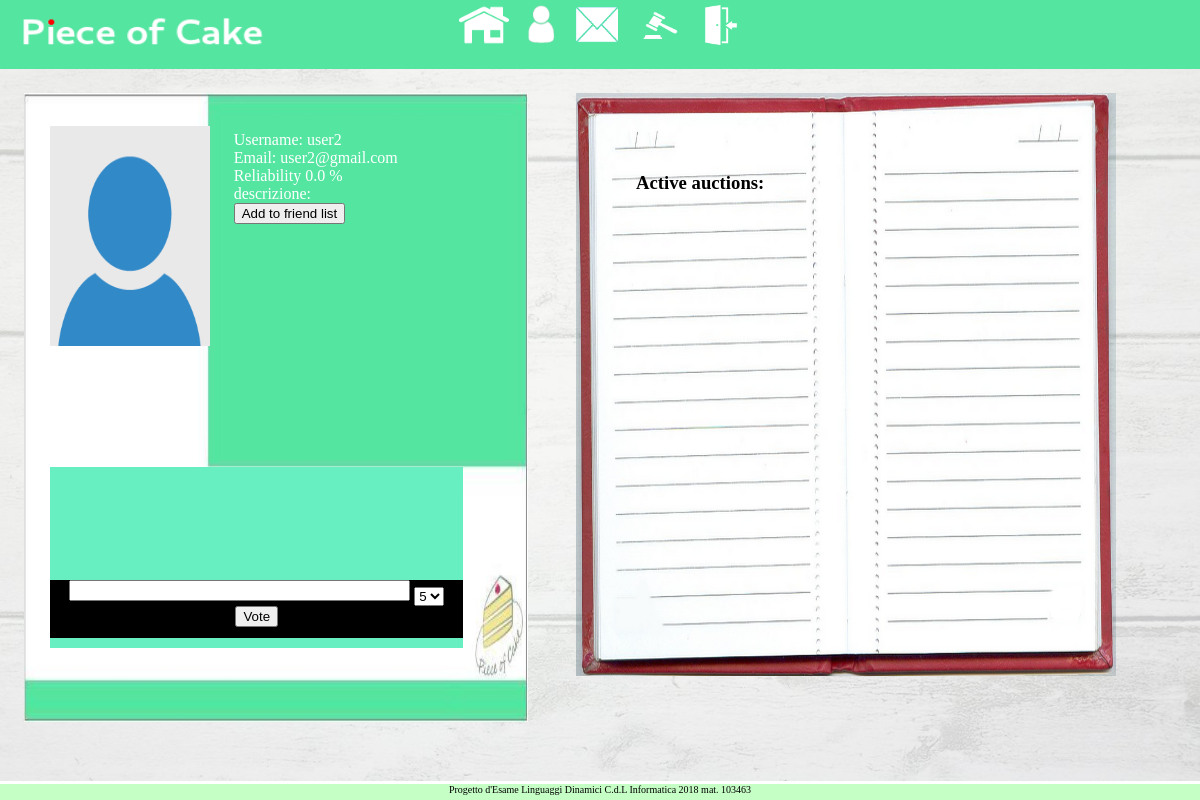
/webauction/accounts/profile/user2 (signed in), run on an earlier commit of the app's database.
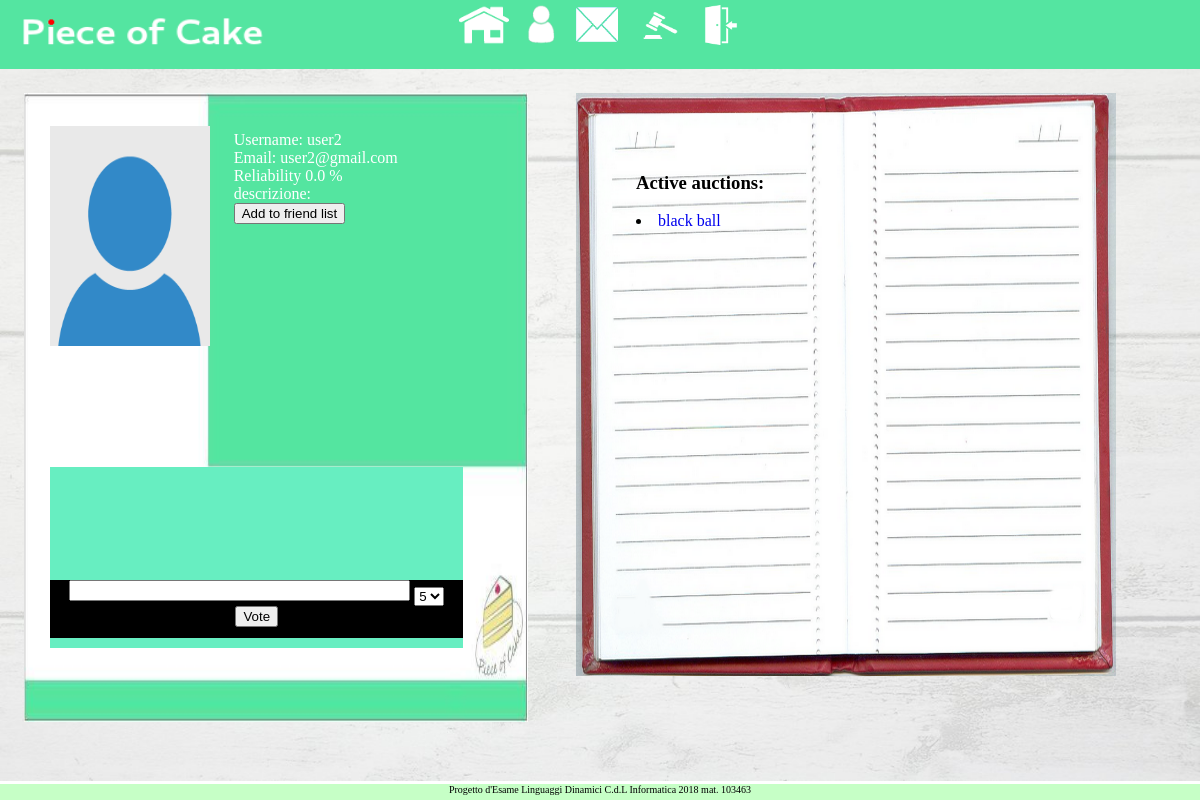
And on a later commit of the database.
### webauction/models.py (models this page shows, shortened)
class Auction(models.Model):
    seller = models.ForeignKey(User, related_name="seller", on_delete=models.CASCADE)
    title = models.CharField(max_length=100)
    image = models.ImageField(upload_to='auction_img/%Y/%m/%d/')
    description = models.CharField(max_length=5000)
    pub_date = models.DateTimeField(auto_now_add=True)
    expire_date = models.DateTimeField(default=datetime.datetime.now)
    min_price = models.DecimalField(max_digits=10, default=0, decimal_places=2)
    min_bid = models.DecimalField(max_digits=10, default=MIN_BID(), decimal_places=2)
    bid_count = models.IntegerField(default=0)
    last_bid_user = models.ForeignKey(User, null=True, related_name="last_bid_user", \
            on_delete=models.CASCADE)
    current_price = models.DecimalField(max_digits=10, default=0, decimal_places=2)
    active = models.BooleanField(default=True)
    category = models.CharField(max_length=50, default=('OT','Other'),
                                choices=CATEGORY_CHOICES)

### webauction/views.py (the view, shortened to what this page needs)
# urls.py: url(r'^accounts/profile/(?P<searched_username>.*)$', views.profile, name='profile'),
def profile(request, searched_username):
    if searched_username == '':
        searchedUser = request.user
    else:
        searchedUser = get_object_or_404(User, username=searched_username)
    userProfile = get_object_or_404(UserProfile, user=searchedUser)
    active_auction_list = Auction.objects.filter(Q(seller__exact=searchedUser),Q(active__exact=True))
    friendRequests_forward = FriendRequest.objects.filter(
                    Q(friend_of__exact=request.user), Q(accepted__exact=False))
    friendRequests_backward = FriendRequest.objects.filter(
                    Q(friend__exact=request.user), Q(accepted__exact=False))
    friends_forward = [ friendrequest.friend for friendrequest in friendRequests_forward ]
    friends_backward = [ friendrequest.friend_of for friendrequest in friendRequests_backward ]
    requestIsSent = False
    requestIsSentBack = False
    if searchedUser in friends_forward:
        requestIsSent = True
    if searchedUser in friends_backward:
        requestIsSentBack = True
    voteAlreadyExists = False
    existingVote = Vote.objects.filter(receiver=userProfile.user, sender=request.user)
    if len(existingVote) != 0:
        voteAlreadyExists = True
    context = {}
    context['userProfile'] = userProfile
    context['alreadySentForward'] = requestIsSent
    context['alreadySentBack'] = requestIsSentBack
    context['activeAuctions'] = active_auction_list
    context['voteExists'] = voteAlreadyExists
    all_votes = Vote.objects.filter(receiver__exact=userProfile.user)
    print(len(all_votes))
    now = timezone.localtime(timezone.now())
    all_votes_sorted = sorted(all_votes,
        key=lambda x: (now-x.datetime).total_seconds() , reverse=False)
    context['all_votes'] = all_votes_sorted
    if request.method == 'GET':
        return render(request, 'webauction/profile.html', context)

### webauction/templates/webauction/profile.html (shortened to what this page needs)
{% extends 'top_bar_base_template.html' %}
{% block body %}
<div id=profile>
    <div id=upper>
    <div id=profile_picture>
        <img src={{ userProfile.profile_pic.url }} style='height:220px; width:160px;'>
    </div>
    <div id=profile_data>
        Username: {{ userProfile.user.username }} <br>
        Email: {{ userProfile.user.email }} <br>
        Reliability {{ userProfile.feedback }} % <br>
        {% if request.user == userProfile.user %}
            <textarea style='resize:none; background-color:c6edab; overflow-y:scroll'
                rows=2 cols=30 name='description' form='desc_form'>
                {{ userProfile.description }}
            </textarea>
            <form id='desc_form' method='POST'>
                {% csrf_token %}
                <input type='submit' name='update_desc' value='Update your description'>
            </form>
        {% else %}
            descrizione:
        {% endif %}
        {% if request.user != userProfile.user %}
            {% if alreadySentForward %}
                Request pending.
            {% elif alreadySentBack %}
                Request already sent to you.
            {% else %}
                <form method='POST'>
                    <input type='submit' name='friend_request' value='Add to friend list'>
                </form>
            {% endif %}
        {% endif %}
    </div>
    </div>
    <div id=lower>
        <div id=all_votes>
        </div>
        {% if request.user != userProfile.user and not voteExists %}
        <div id=new_vote>
        <form id='vote_form' method='POST'>
            <textarea style='resize:none' rows=1 cols=40 name='rateMessage'
            maxlength=100 form='vote_form'></textarea>
            <select name="rating">
                <option value="5">5</option>
            </select>
            <input type='submit' name='new_vote' value='Vote'>
        </form>
        </div>
        {% endif %}
    </div>
</div>
<div id=auction_data>
        <h3> Active auctions:<br> </h3>
        {% for auction in activeAuctions %}
            <li>
                <a href='{% url 'webauction:detail' auction.id %}'>
                    {{ auction.title }}
                </a>
            </li>
        {% endfor %}
</div>
{% endblock %}

What changed in the data, as far as the page shows it:
added Auction: title "black ball"
